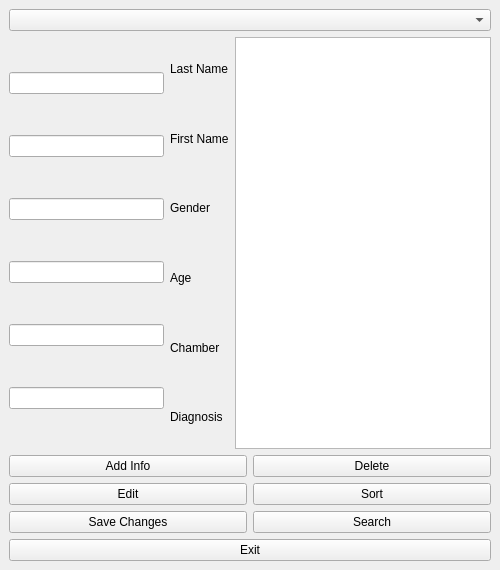
<?xml version="1.0" encoding="UTF-8"?>
<ui version="4.0">
 <class>MainWindow</class>
 <widget class="QMainWindow" name="MainWindow">
  <property name="geometry">
   <rect>
    <x>0</x>
    <y>0</y>
    <width>500</width>
    <height>570</height>
   </rect>
  </property>
  <property name="maximumSize">
   <size>
    <width>500</width>
    <height>700</height>
   </size>
  </property>
  <property name="contextMenuPolicy">
   <enum>Qt::NoContextMenu</enum>
  </property>
  <property name="windowTitle">
   <string>Hospital database</string>
  </property>
  <widget class="QWidget" name="centralwidget">
   <layout class="QGridLayout" name="gridLayout_2">
    <item row="1" column="0">
     <layout class="QHBoxLayout" name="horizontalLayout">
      <item>
       <layout class="QVBoxLayout" name="verticalLayout">
        <item>
         <widget class="QLineEdit" name="last_name"/>
        </item>
        <item>
         <widget class="QLineEdit" name="first_name"/>
        </item>
        <item>
         <widget class="QLineEdit" name="gender"/>
        </item>
        <item>
         <widget class="QLineEdit" name="age"/>
        </item>
        <item>
         <widget class="QLineEdit" name="chamber"/>
        </item>
        <item>
         <widget class="QLineEdit" name="diagnosis"/>
        </item>
       </layout>
      </item>
      <item>
       <layout class="QVBoxLayout" name="verticalLayout_2">
        <item>
         <widget class="QLabel" name="label">
          <property name="text">
           <string>Last Name</string>
          </property>
         </widget>
        </item>
        <item>
         <widget class="QLabel" name="label_2">
          <property name="text">
           <string>First Name</string>
          </property>
         </widget>
        </item>
        <item>
         <widget class="QLabel" name="label_3">
          <property name="text">
           <string>Gender</string>
          </property>
         </widget>
        </item>
        <item>
         <widget class="QLabel" name="label_4">
          <property name="text">
           <string>Age</string>
          </property>
         </widget>
        </item>
        <item>
         <widget class="QLabel" name="label_5">
          <property name="text">
           <string>Chamber</string>
          </property>
         </widget>
        </item>
        <item>
         <widget class="QLabel" name="label_6">
          <property name="text">
           <string>Diagnosis</string>
          </property>
         </widget>
        </item>
       </layout>
      </item>
      <item>
       <widget class="QTextBrowser" name="textBrowser"/>
      </item>
     </layout>
    </item>
    <item row="0" column="0">
     <widget class="QComboBox" name="comboBox"/>
    </item>
    <item row="2" column="0">
     <layout class="QGridLayout" name="gridLayout">
      <item row="1" column="0">
       <widget class="QPushButton" name="Edit">
        <property name="text">
         <string>Edit</string>
        </property>
       </widget>
      </item>
      <item row="1" column="1">
       <widget class="QPushButton" name="Sort">
        <property name="text">
         <string>Sort</string>
        </property>
       </widget>
      </item>
      <item row="0" column="1">
       <widget class="QPushButton" name="Delete">
        <property name="text">
         <string>Delete</string>
        </property>
       </widget>
      </item>
      <item row="0" column="0">
       <widget class="QPushButton" name="addInfo">
        <property name="text">
         <string>Add Info</string>
        </property>
       </widget>
      </item>
      <item row="2" column="0">
       <widget class="QPushButton" name="Save">
        <property name="text">
         <string>Save Changes</string>
        </property>
       </widget>
      </item>
      <item row="2" column="1">
       <widget class="QPushButton" name="Search">
        <property name="text">
         <string>Search</string>
        </property>
       </widget>
      </item>
     </layout>
    </item>
    <item row="3" column="0">
     <widget class="QPushButton" name="exit">
      <property name="text">
       <string>Exit</string>
      </property>
     </widget>
    </item>
   </layout>
  </widget>
 </widget>
 <resources/>
 <connections/>
</ui>
